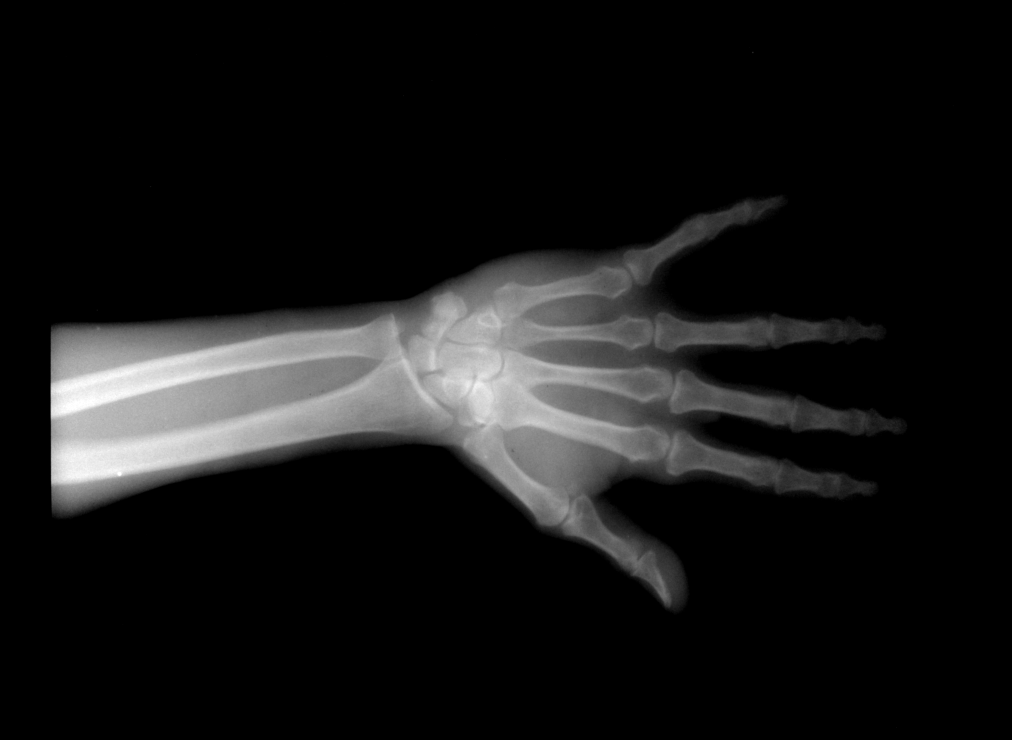
#> input picture datacitra/dot-thorax-confirm.png, 4048 x 2959 px (shown at 1/4 size)
$ python -i homomorphic_filter.py   (imports and definitions only)
#> lines starting #> are read from the running program, lines starting #| are printed output that depends on the picture
import cv2
import numpy as np

import gc

def homomorphic_filter(image, d0=30, rh=2.0, rl=0.5, c=1.0):
    if not isinstance(image, np.ndarray):
        img = image.get()
    else:
        img = image
    rows, cols = img.shape

    # Apply logarithmic transform
    log_image = np.log1p(img)

    # Perform Fourier transform
    dft = cv2.dft(log_image, flags=cv2.DFT_COMPLEX_OUTPUT)

    dft_shift = np.fft.fftshift(dft)
    #print(dft_shift.shape)

    # Create high-frequency emphasis filter (HEF)
    u = np.arange(cols)
    v = np.arange(rows)
    u, v = np.meshgrid(u - rows / 2, v - cols / 2)
    d = np.sqrt(u**2 + v**2)
    h = (rh - rl) * (1 - np.exp(-c * (d**2 / d0**2))) + rl
    #print(h.shape)
    # Apply filter
    h = np.repeat(h[:, :, np.newaxis], 2, axis=2)

    dft_shift_filtered = dft_shift * h

    # Perform inverse Fourier transform
    dft_shift_filtered = np.fft.ifftshift(dft_shift_filtered)
    idft = cv2.idft(dft_shift_filtered)
    idft = cv2.magnitude(idft[:, :, 0], idft[:, :, 1])

    # Normalize the idft result to avoid overflow in expm1
    idft = cv2.normalize(idft, None, 0, 1, cv2.NORM_MINMAX)

    # Apply exponential transform
    exp_image = np.expm1(idft)

    # Handle NaN and Inf values
    exp_image = np.nan_to_num(exp_image, nan=0.0, posinf=65535.0, neginf=0.0)

    # Normalize the image to 0-255
    exp_image = cv2.normalize(exp_image, None, 0, 65535, cv2.NORM_MINMAX)
    exp_image = np.uint16(exp_image)

    del img, rows, cols
    del log_image, dft, dft_shift
    del u, v, d, h
    del dft_shift_filtered, idft
    gc.collect()

    return exp_image

>>> import cv2
>>> picture = cv2.imread('../datacitra/dot-thorax-confirm.png', cv2.IMREAD_GRAYSCALE)
#> picture is the input picture: shape (2959, 4048); min 0, max 255, mean 23.3
>>> result = homomorphic_filter(picture)
#> in homomorphic_filter, `log_image = np.log1p(img)`:
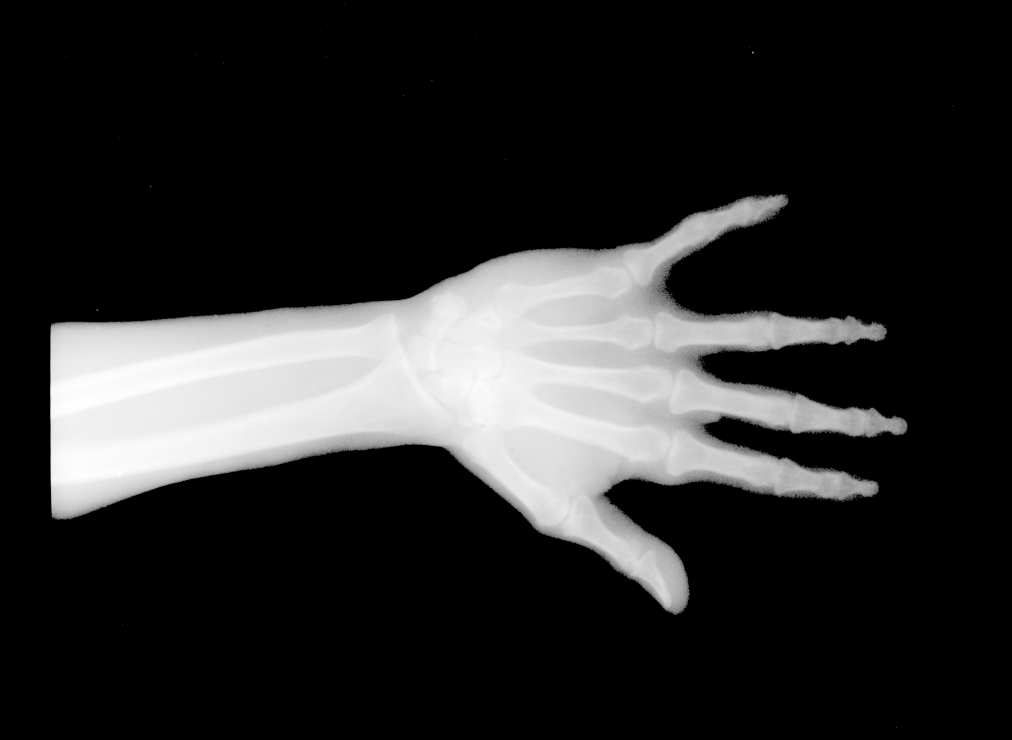
#> log_image: shape (2959, 4048) float16 (shown at 1/4 size); min 0, max 5.55, mean 0.925; drawn with min black and max white
#> (the run stopped early here; a loop or call above may not have finished)
